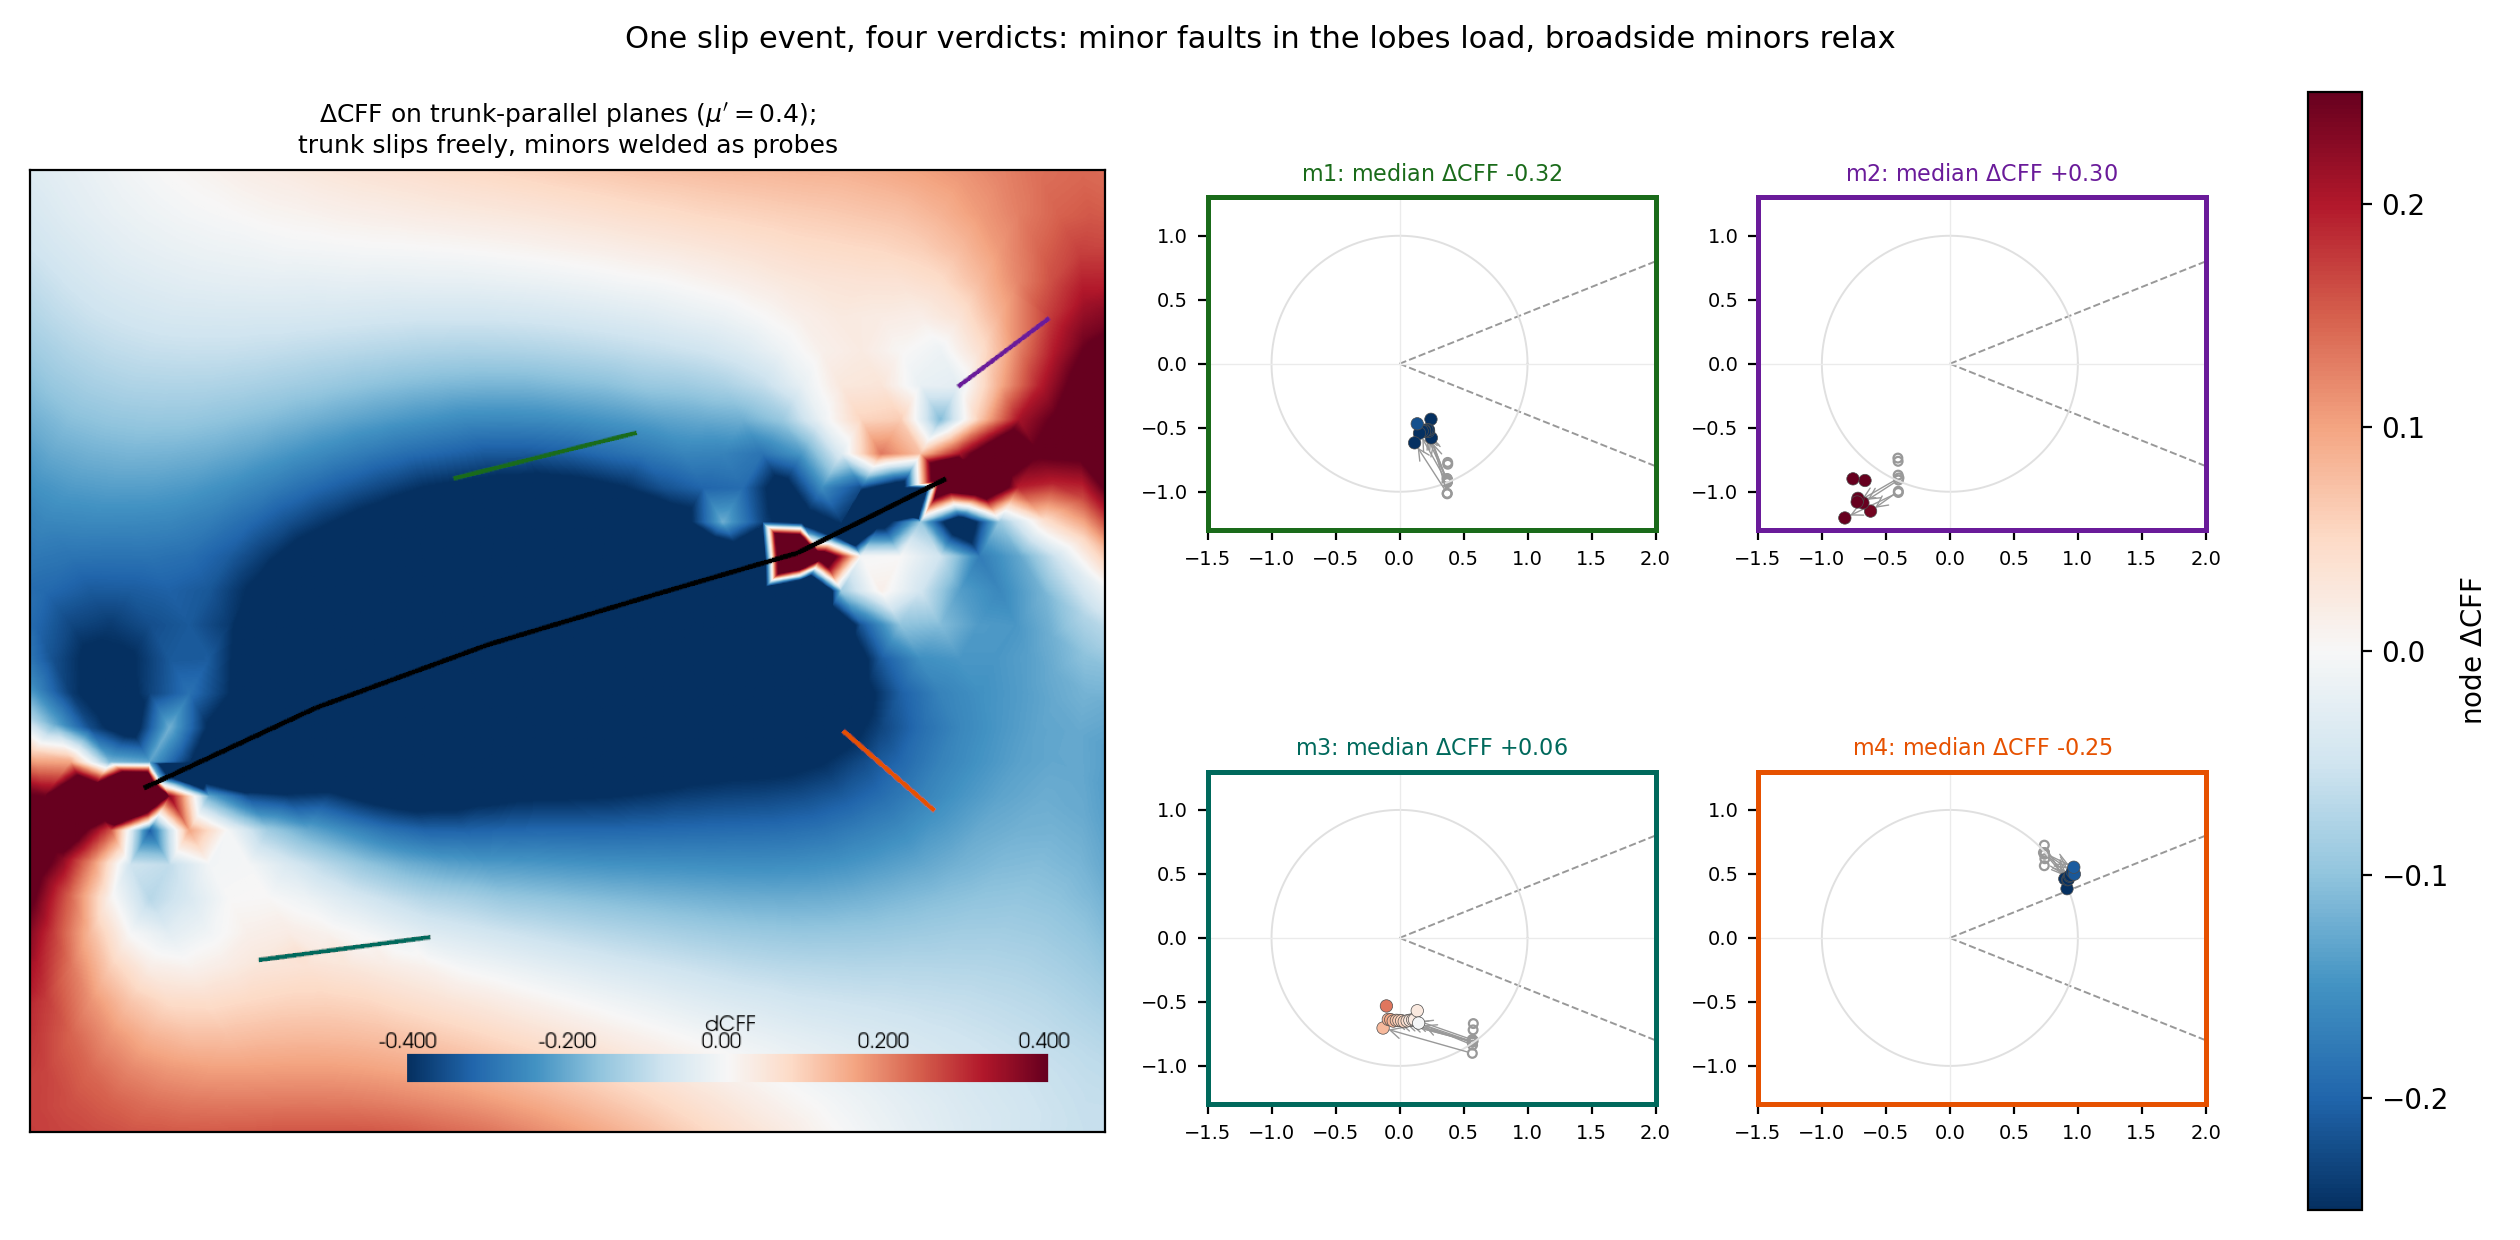

This chart was generated by the following Python code:
"""A California-like planform: one curved trunk fault, four minor faults.

The trunk (a kinked polyline — every control point is pulled onto a
mesh vertex by add_fault) slips freely under a regional compression
oriented to drive it; the minor faults are welded probes at different
positions and orientations. One slip event, four different verdicts:
minors in the tip lobes are pushed TOWARD failure (red), minors
broadside of the slipped section are relaxed (blue) — the sign flip
that the en echelon example's fixed geometry cannot show.

Field: Delta CFF on trunk-parallel planes (mu' = 0.4). Probes: each
minor's per-node before/after cloud in the Mohr plane, coloured by its
own Delta CFF (computed in the minor's OWN orientation).
"""
import os

import matplotlib
matplotlib.use("Agg")
import matplotlib.pyplot as plt
import numpy as np
import pyvista as pv

import underworld3 as uw
import underworld3.visualisation as vis
from underworld3.utilities import fault_contact

import common

pv.OFF_SCREEN = True
D = os.path.dirname(os.path.abspath(__file__))
MU_P = 0.4
TAU0 = 1.0
PHI = 70.0                     # compression axis: drives the ~25 deg trunk
ETA_WELD = 200.0 * common.ETA / 0.2

TRUNK = np.array([[0.15, 0.35], [0.30, 0.42], [0.45, 0.475],
                  [0.60, 0.52], [0.72, 0.555], [0.85, 0.62]])
MINORS = {
    "m1": np.array([[0.42, 0.62], [0.58, 0.66]]),     # broadside above
    "m2": np.array([[0.86, 0.70], [0.94, 0.76]]),     # off the far tip
    "m3": np.array([[0.25, 0.20], [0.40, 0.22]]),     # broadside below
    "m4": np.array([[0.76, 0.40], [0.84, 0.33]]),     # conjugate, in the shadow
}
TRUNK_STRIKE = np.arctan2(TRUNK[-1, 1] - TRUNK[0, 1],
                          TRUNK[-1, 0] - TRUNK[0, 0])


def build_and_solve(trunk_free):
    faults = [("Trunk", TRUNK)] + [(k, v) for k, v in MINORS.items()]
    child = common.base_mesh(0.035).add_fault(faults)
    stokes = common.stokes_on(child, common.pure_shear_drive(child, PHI,
                                                             TAU0))
    stokes.add_fault_bc(0 if trunk_free else ETA_WELD, boundary="Trunk")
    for k in MINORS:
        stokes.add_fault_bc(ETA_WELD, boundary=k)
    fault_contact.solve_with_fault(stokes, picard=2)
    probes = {}
    for k, pts in MINORS.items():
        t_hat = pts[1] - pts[0]
        s, xy, sig, tau = common.probe_nodes(stokes, k, t_hat, ETA_WELD)
        probes[k] = (sig, tau)
    return child, stokes, probes


def stress_components(child, stokes, tag):
    x, y = child.X
    v = stokes.Unknowns.u
    p = stokes.Unknowns.p
    exprs = dict(
        sxx=-p.sym[0] + 2 * common.ETA * v.sym[0].diff(x),
        syy=-p.sym[0] + 2 * common.ETA * v.sym[1].diff(y),
        sxy=common.ETA * (v.sym[0].diff(y) + v.sym[1].diff(x)))
    out = {}
    for name, expr in exprs.items():
        s_var = uw.discretisation.MeshVariable(f"{name}_{tag}", child, 1,
                                               degree=1)
        proj = uw.systems.Projection(child, s_var)
        proj.uw_function = expr
        proj.smoothing = 0.0
        proj.solve()
        out[name] = np.asarray(s_var.data[:, 0]).copy()
    return out, s_var


cache = os.path.join(D, "_california_probes.npz")
if os.path.exists(cache):
    data = dict(np.load(cache, allow_pickle=True))
    print("loaded cached run")
else:
    child, s1, probes1 = build_and_solve(trunk_free=True)
    comp1, s_var = stress_components(child, s1, "a")
    s0 = common.stokes_on(child, common.pure_shear_drive(child, PHI,
                                                         TAU0))
    s0.add_fault_bc(ETA_WELD, boundary="Trunk")
    for k in MINORS:
        s0.add_fault_bc(ETA_WELD, boundary=k)
    fault_contact.solve_with_fault(s0, picard=2)
    comp0, _ = stress_components(child, s0, "b")
    probes0 = {}
    for k, pts in MINORS.items():
        t_hat = pts[1] - pts[0]
        _s, _xy, sig, tau = common.probe_nodes(s0, k, t_hat, ETA_WELD)
        probes0[k] = (sig, tau)

    # Delta CFF on trunk-parallel planes
    nx, ny = -np.sin(TRUNK_STRIKE), np.cos(TRUNK_STRIKE)
    tx, ty = np.cos(TRUNK_STRIKE), np.sin(TRUNK_STRIKE)

    def resolve(c):
        s_nn = (c["sxx"] * nx * nx + 2 * c["sxy"] * nx * ny
                + c["syy"] * ny * ny)
        s_t = (c["sxx"] * tx * nx + c["sxy"] * (tx * ny + ty * nx)
               + c["syy"] * ty * ny)
        return s_nn, s_t

    nn0, t0 = resolve(comp0)
    nn1, t1 = resolve(comp1)
    tau_dir = np.sign(np.median(t0))
    data = dict(field_dcff=tau_dir * (t1 - t0) + MU_P * (nn1 - nn0),
                field_points=np.asarray(
                    vis.meshVariable_to_pv_mesh_object(s_var).points))
    for k in MINORS:
        data[f"{k}_sig0"], data[f"{k}_tau0"] = probes0[k]
        data[f"{k}_sig1"], data[f"{k}_tau1"] = probes1[k]
    np.savez(cache, **data)
    data = dict(np.load(cache, allow_pickle=True))

# ---- the field render ------------------------------------------------------
dcff_field, GAUGE_C = common.far_field_anchor(
    data["field_points"], data["field_dcff"],
    [TRUNK] + list(MINORS.values()), cut=0.22)
print(f"far-field gauge constant removed: {GAUGE_C:+.4f}")
pvm = pv.PolyData(np.asarray(data["field_points"], dtype=float))
pvm.point_data["dcff"] = dcff_field
pvm = pvm.delaunay_2d()
pl = pv.Plotter(off_screen=True, window_size=(950, 850))
pl.set_background("white")
lim = 0.4 * TAU0
pl.add_mesh(pvm, scalars="dcff", cmap="RdBu_r", clim=(-lim, lim),
            show_edges=False, lighting=False,
            scalar_bar_args=dict(title="dCFF", color="black"))


def polyline(pts):
    line = pv.lines_from_points(
        np.column_stack([pts, np.full(len(pts), 0.001)]))
    return line


pl.add_mesh(polyline(TRUNK), color="black", line_width=4.5,
            lighting=False)
minor_cols = {"m1": "#1a6b1a", "m2": "#6a1b9a", "m3": "#00695c",
              "m4": "#e65100"}
for k, pts in MINORS.items():
    pl.add_mesh(polyline(pts), color=minor_cols[k], line_width=4.0,
                lighting=False)
pl.view_xy()
pl.camera.parallel_projection = True
pl.camera.parallel_scale = 0.42
pl.camera.focal_point = (0.52, 0.47, 0.0)
field_png = os.path.join(D, "_california_field.png")
pl.screenshot(field_png)
pl.close()

# ---- the figure: field + one mini-Mohr per minor ---------------------------
fig = plt.figure(figsize=(12.6, 6.2))
gs = fig.add_gridspec(2, 4, width_ratios=[2.4, 1, 1, 0.12])

axf = fig.add_subplot(gs[:, 0])
axf.imshow(plt.imread(field_png))
axf.set_xticks([])
axf.set_yticks([])
axf.set_title(r"$\Delta$CFF on trunk-parallel planes ($\mu' = 0.4$);"
              "\ntrunk slips freely, minors welded as probes",
              fontsize=9)

panels = [("m1", 0, 1), ("m2", 0, 2), ("m3", 1, 1), ("m4", 1, 2)]
for k, r, ccol in panels:
    ax = fig.add_subplot(gs[r, ccol])
    # each solve carries its own pressure-gauge constant; anchor the
    # welded probes to the ANALYTIC ambient normal stress for this
    # minor's orientation, and the after-probes to the (far-field
    # anchored) difference on top of that
    t_hat = MINORS[k][1] - MINORS[k][0]
    c0 = float(np.median(data[f"{k}_sig0"])
               - common.ambient_sigma_n(PHI, t_hat, TAU0))
    sig0 = data[f"{k}_sig0"] - c0
    tau0 = data[f"{k}_tau0"]
    sig1 = data[f"{k}_sig1"] - c0 - GAUGE_C / MU_P
    tau1 = data[f"{k}_tau1"]
    tau_dir = np.sign(np.median(tau0))
    dcff = tau_dir * (tau1 - tau0) + MU_P * (sig1 - sig0)
    sc0, sc1 = -sig0, -sig1
    ss = np.linspace(0, 2.0, 30)
    for sgn in (+1, -1):
        ax.plot(ss, sgn * MU_P * ss, "--", color="0.6", lw=0.7)
    tt = np.linspace(0, 2 * np.pi, 150)
    ax.plot(TAU0 * np.cos(tt), TAU0 * np.sin(tt), "-", color="0.88",
            lw=0.7)
    ax.scatter(sc0, tau0, s=10, facecolors="none", edgecolors="0.6",
               linewidths=0.8)
    for j in range(0, len(sc0), 2):
        ax.annotate("", xytext=(sc0[j], tau0[j]), xy=(sc1[j], tau1[j]),
                    arrowprops=dict(arrowstyle="->", lw=0.5,
                                    color="0.6"))
    pts = ax.scatter(sc1, tau1, c=dcff, cmap="RdBu_r", s=20,
                     vmin=-0.25, vmax=0.25, zorder=5,
                     edgecolors="0.3", linewidths=0.25)
    ax.axhline(0, color="0.92", lw=0.5)
    ax.axvline(0, color="0.92", lw=0.5)
    ax.set_aspect("equal")
    ax.set_xlim(-1.5, 2.0)
    ax.set_ylim(-1.3, 1.3)
    ax.tick_params(labelsize=7)
    for spine in ax.spines.values():
        spine.set_color(minor_cols[k])
        spine.set_linewidth(1.8)
    ax.set_title(f"{k}: median $\\Delta$CFF {np.median(dcff):+.2f}",
                 fontsize=8, color=minor_cols[k])

cax = fig.add_subplot(gs[:, 3])
fig.colorbar(pts, cax=cax, label=r"node $\Delta$CFF")
fig.suptitle("One slip event, four verdicts: minor faults in the lobes "
             "load, broadside minors relax", fontsize=11)
fig.tight_layout()
out = os.path.join(D, "california.png")
fig.savefig(out, dpi=200)
print("wrote", out)
